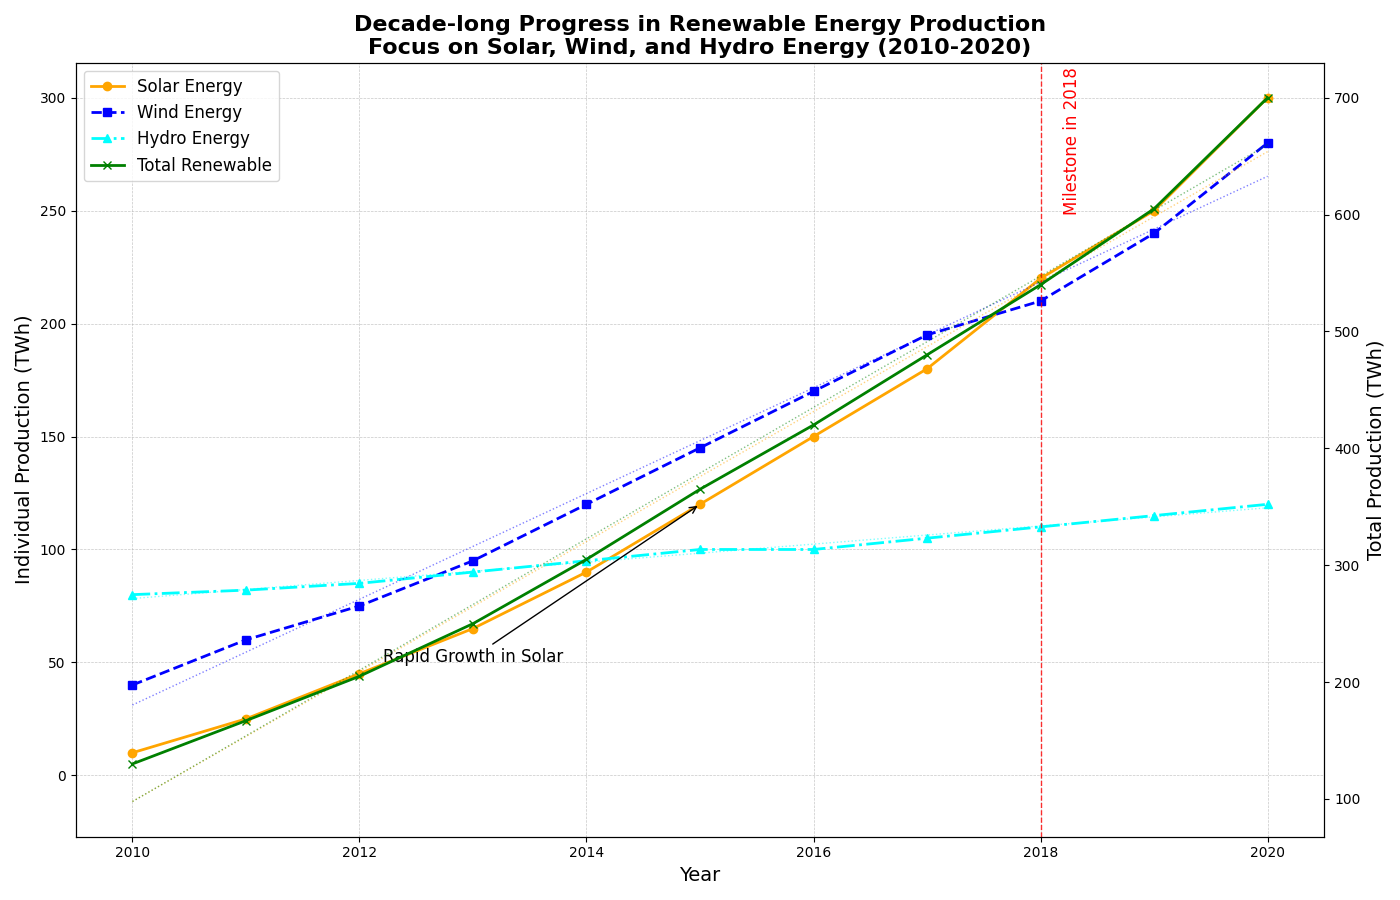

Recreate this plot in Python.
import matplotlib.pyplot as plt
import numpy as np

# Years of observation
years = np.arange(2010, 2021)

# Artificial data for renewable energy production (in Terawatt-hours)
solar_energy = [10, 25, 45, 65, 90, 120, 150, 180, 220, 250, 300]
wind_energy = [40, 60, 75, 95, 120, 145, 170, 195, 210, 240, 280]
hydro_energy = [80, 82, 85, 90, 95, 100, 100, 105, 110, 115, 120]  # New hydro power data

# Total renewable energy production (Solar + Wind + Hydro)
total_renewable = [s + w + h for s, w, h in zip(solar_energy, wind_energy, hydro_energy)]

# Initialize the plot
fig, ax1 = plt.subplots(figsize=(14, 9))

# Plot Solar, Wind, and Hydro energy on the primary y-axis
ax1.plot(years, solar_energy, color='orange', linestyle='-', linewidth=2, marker='o', label='Solar Energy')
ax1.plot(years, wind_energy, color='blue', linestyle='--', linewidth=2, marker='s', label='Wind Energy')
ax1.plot(years, hydro_energy, color='cyan', linestyle='-.', linewidth=2, marker='^', label='Hydro Energy')

# Grid and layout adjustments
ax1.grid(True, linestyle='--', linewidth=0.5, alpha=0.7)

# Add a secondary y-axis for total renewable energy production
ax2 = ax1.twinx()
ax2.plot(years, total_renewable, color='green', linestyle='-', linewidth=2, marker='x', label='Total Renewable')

# Set titles and labels
ax1.set_title('Decade-long Progress in Renewable Energy Production\nFocus on Solar, Wind, and Hydro Energy (2010-2020)', fontsize=16, weight='bold')
ax1.set_xlabel('Year', fontsize=14)
ax1.set_ylabel('Individual Production (TWh)', fontsize=14, color='black')
ax2.set_ylabel('Total Production (TWh)', fontsize=14, color='black')

# Add trend lines
z_solar = np.polyfit(years, solar_energy, 1)
p_solar = np.poly1d(z_solar)
ax1.plot(years, p_solar(years), color='orange', linestyle=':', alpha=0.5, linewidth=1)

z_wind = np.polyfit(years, wind_energy, 1)
p_wind = np.poly1d(z_wind)
ax1.plot(years, p_wind(years), color='blue', linestyle=':', alpha=0.5, linewidth=1)

z_hydro = np.polyfit(years, hydro_energy, 1)
p_hydro = np.poly1d(z_hydro)
ax1.plot(years, p_hydro(years), color='cyan', linestyle=':', alpha=0.5, linewidth=1)

z_total = np.polyfit(years, total_renewable, 1)
p_total = np.poly1d(z_total)
ax2.plot(years, p_total(years), color='green', linestyle=':', alpha=0.5, linewidth=1)

# Annotations and highlights
ax1.annotate('Rapid Growth in Solar', xy=(2015, solar_energy[5]), xytext=(2013, 50),
             arrowprops=dict(facecolor='orange', arrowstyle='->'),
             fontsize=12, ha='center')

highlight_year = 2018
ax1.axvline(x=highlight_year, color='red', linestyle='--', linewidth=1, alpha=0.8)
ax1.text(highlight_year + 0.2, 250, 'Milestone in 2018', color='red', fontsize=12, rotation=90)

# Legends
lines, labels = ax1.get_legend_handles_labels()
lines2, labels2 = ax2.get_legend_handles_labels()
ax1.legend(lines + lines2, labels + labels2, loc='upper left', fontsize=12)

# Adjust layout for clarity
plt.tight_layout()

# Display the plot
plt.show()
